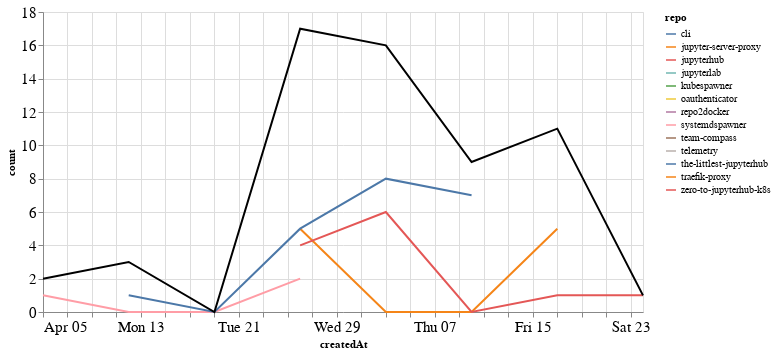

Here is the notebook cell this chart was saved with:
### Markdown cell above
## Comments

### Code cell
comments_time = comments.groupby('repo').resample('W', on='createdAt').count()['author'].reset_index()
comments_time = comments_time.rename(columns={'author': 'count'})
comments_time_total = comments_time.groupby('createdAt').agg({"count": "sum"}).reset_index()
ch1 = alt.Chart(comments_time, width=600).mark_line().encode(
    x='createdAt',
    y='count',
    color='repo',
    tooltip="repo"
)

ch2 = alt.Chart(comments_time_total, width=600).mark_line(color="black").encode(
    x='createdAt',
    y='count',
)

ch1 + ch2

### Figure 1 — Vega-Lite specification as saved in the notebook (floating-point values rounded to 4 significant figures)
{"config": {"axisLeft": {"labelFontSize": 15}, "axisBottom": {"labelFontSize": 15}}, "layer": [{"data": {"name": "data-f7a492fcf22d611b56c0bcfde69e27c5"}, "mark": "line", "encoding": {"color": {"type": "nominal", "field": "repo"}, "tooltip": {"type": "nominal", "field": "repo"}, "x": {"type": "temporal", "field": "createdAt"}, "y": {"type": "quantitative", "field": "count"}}, "width": 600}, {"data": {"name": "data-b15ba5d8a7eb4b39ac49dfb6fe1ece07"}, "mark": {"type": "line", "color": "black"}, "encoding": {"x": {"type": "temporal", "field": "createdAt"}, "y": {"type": "quantitative", "field": "count"}}, "width": 600}], "$schema": "https://vega.github.io/schema/vega-lite/v4.0.2.json", "datasets": {"data-f7a492fcf22d611b56c0bcfde69e27c5": [{"repo": "cli", "createdAt": "2020-04-05T00:00:00", "count": 1}, {"repo": "jupyter-server-proxy", "createdAt": "2020-04-26T00:00:00", "count": 5}, {"repo": "jupyter-server-proxy", "createdAt": "2020-05-03T00:00:00", "count": 0}, {"repo": "jupyter-server-proxy", "createdAt": "2020-05-10T00:00:00", "count": 0}, {"repo": "jupyter-server-proxy", "createdAt": "2020-05-17T00:00:00", "count": 5}, {"repo": "jupyterhub", "createdAt": "2020-05-10T00:00:00", "count": 1}, {"repo": "jupyterlab", "createdAt": "2020-04-26T00:00:00", "count": 1}, {"repo": "kubespawner", "createdAt": "2020-05-03T00:00:00", "count": 2}, {"repo": "oauthenticator", "createdAt": "2020-04-12T00:00:00", "count": 1}, {"repo": "repo2docker", "createdAt": "2020-05-17T00:00:00", "count": 1}, {"repo": "systemdspawner", "createdAt": "2020-04-05T00:00:00", "count": 1}, {"repo": "systemdspawner", "createdAt": "2020-04-12T00:00:00", "count": 0}, {"repo": "systemdspawner", "createdAt": "2020-04-19T00:00:00", "count": 0}, {"repo": "systemdspawner", "createdAt": "2020-04-26T00:00:00", "count": 2}, {"repo": "team-compass", "createdAt": "2020-05-10T00:00:00", "count": 1}, {"repo": "telemetry", "createdAt": "2020-04-12T00:00:00", "count": 1}, {"repo": "the-littlest-jupyterhub", "createdAt": "2020-04-12T00:00:00", "count": 1}, {"repo": "the-littlest-jupyterhub", "createdAt": "2020-04-19T00:00:00", "count": 0}, {"repo": "the-littlest-jupyterhub", "createdAt": "2020-04-26T00:00:00", "count": 5}, {"repo": "the-littlest-jupyterhub", "createdAt": "2020-05-03T00:00:00", "count": 8}, {"repo": "the-littlest-jupyterhub", "createdAt": "2020-05-10T00:00:00", "count": 7}, {"repo": "traefik-proxy", "createdAt": "2020-05-17T00:00:00", "count": 4}, {"repo": "zero-to-jupyterhub-k8s", "createdAt": "2020-04-26T00:00:00", "count": 4}, {"repo": "zero-to-jupyterhub-k8s", "createdAt": "2020-05-03T00:00:00", "count": 6}, {"repo": "zero-to-jupyterhub-k8s", "createdAt": "2020-05-10T00:00:00", "count": 0}, {"repo": "zero-to-jupyterhub-k8s", "createdAt": "2020-05-17T00:00:00", "count": 1}, {"repo": "zero-to-jupyterhub-k8s", "createdAt": "2020-05-24T00:00:00", "count": 1}], "data-b15ba5d8a7eb4b39ac49dfb6fe1ece07": [{"createdAt": "2020-04-05T00:00:00", "count": 2}, {"createdAt": "2020-04-12T00:00:00", "count": 3}, {"createdAt": "2020-04-19T00:00:00", "count": 0}, {"createdAt": "2020-04-26T00:00:00", "count": 17}, {"createdAt": "2020-05-03T00:00:00", "count": 16}, {"createdAt": "2020-05-10T00:00:00", "count": 9}, {"createdAt": "2020-05-17T00:00:00", "count": 11}, {"createdAt": "2020-05-24T00:00:00", "count": 1}]}}
